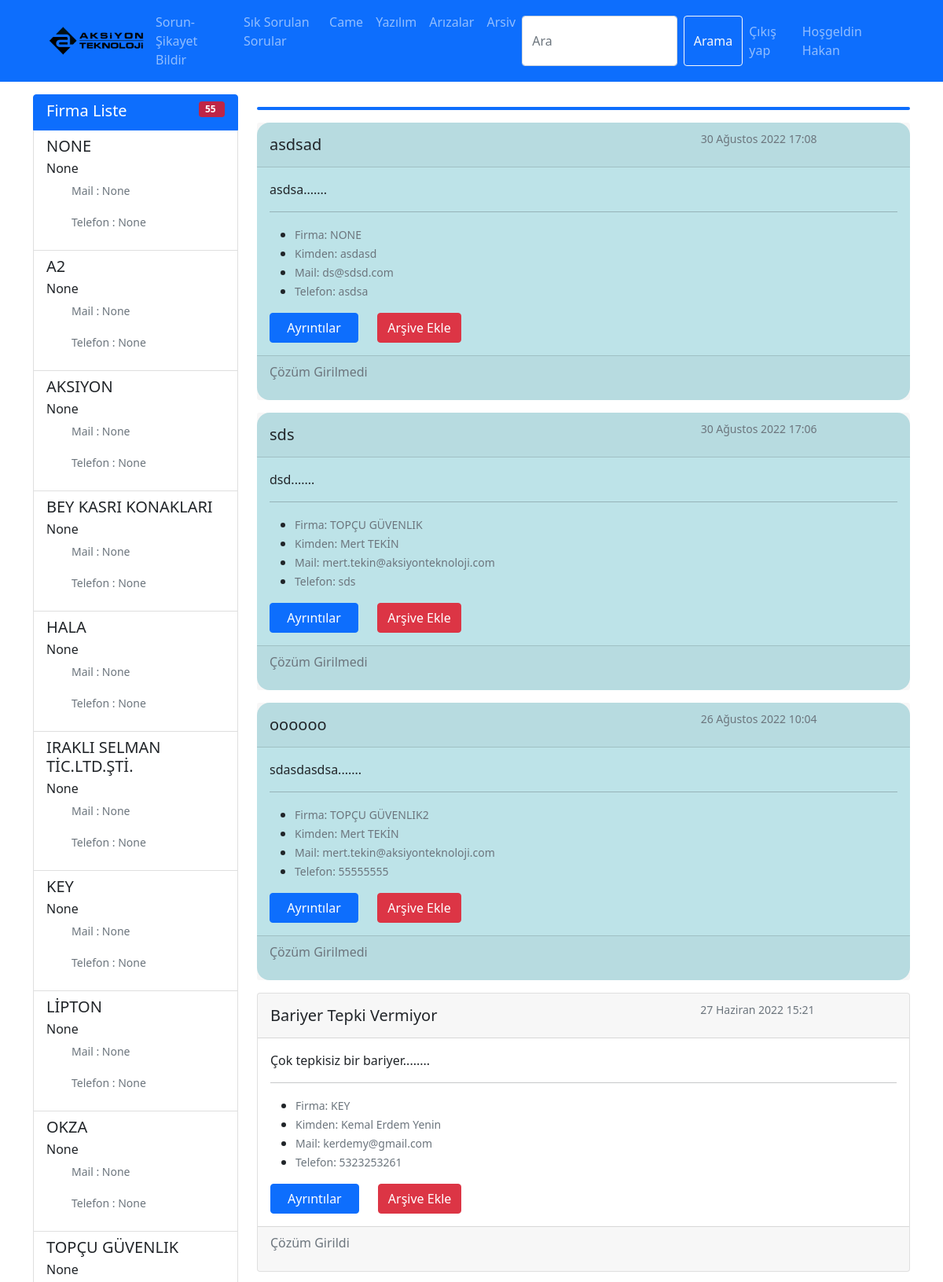
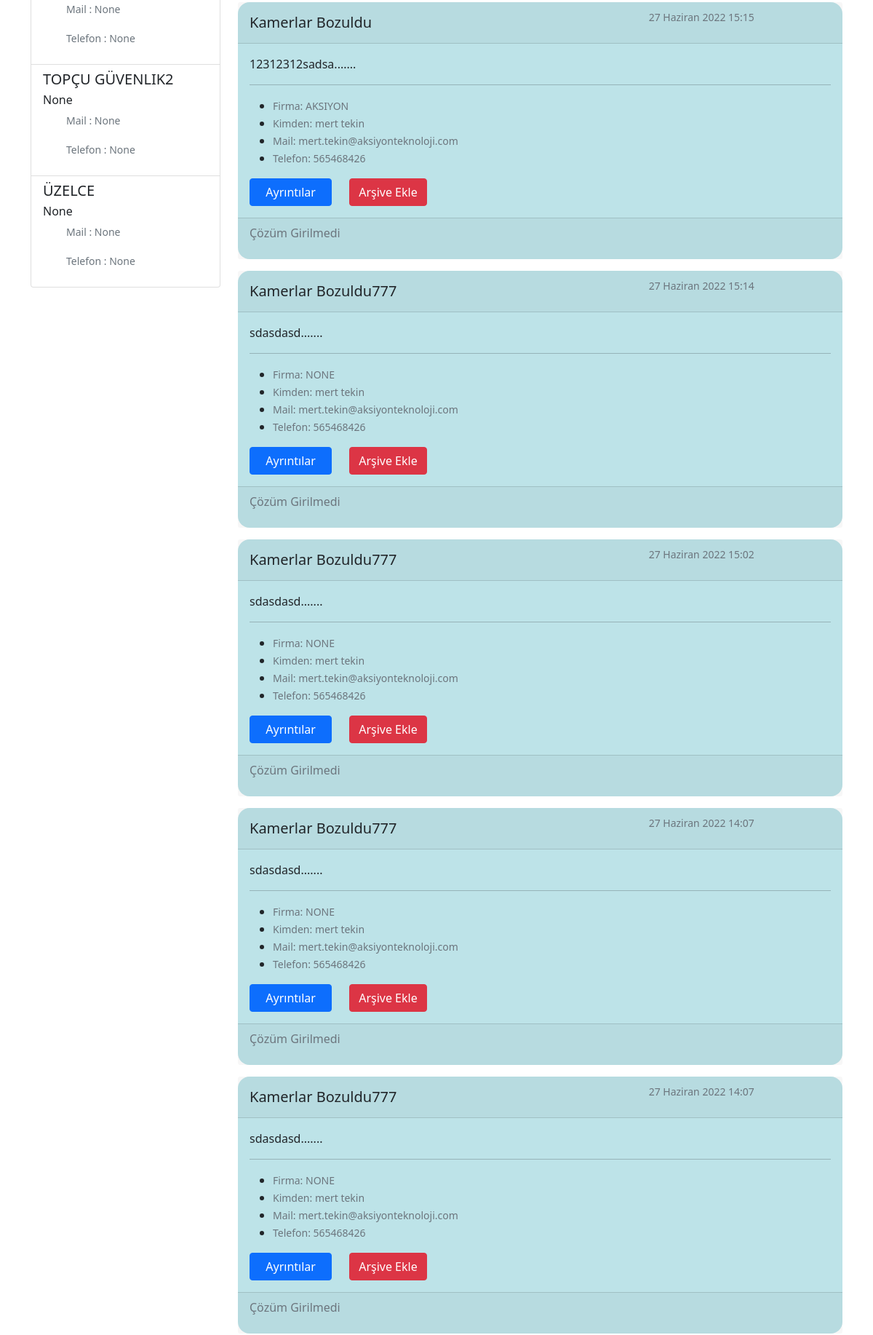
Page /arizalar/ (signed in, upper part) on the committed database (2 pictures, top to bottom).
### tickets/models.py (models this page shows, shortened)
class Firma(models.Model):
    FirmaName = models.CharField(max_length=100, null=True, blank=True)
    FirmaYetkilisi = models.CharField(max_length=50, null=True, blank=True)
    FirmaİletisimMail = models.CharField(max_length=50, null=True, blank=True)
    FirmaİletisimTelefon = models.CharField(
        max_length=50, null=True, blank=True)
    slug = models.SlugField(null=False,
                            db_index=True, blank=True, editable=False)
    def __str__(self):
        return f"{self.FirmaName}"

class Ariza(models.Model):
    gelenMail = models.CharField(max_length=50)
    gelenAdSoyad = models.CharField(max_length=50)
    gelenTelefon = models.CharField(max_length=12)
    gelenKonu = models.CharField(max_length=50)
    gelenAciklama = models.TextField(max_length=2000)
    slug = models.SlugField(null=True,
                            db_index=True, blank=True, editable=False, unique=True)
    firma_bilgi = models.ForeignKey(
        Firma, null=True, on_delete=models.CASCADE, blank=True, default=35, editable=False)
    update_time = models.DateTimeField(auto_now_add=False, auto_now=True)
    create_time = models.DateTimeField(auto_now_add=True, auto_now=False)
    CozumVarMı = models.BooleanField(default=False)
    Arsivmi = models.BooleanField(default=False)

### tickets/views.py (the view)
# urls.py: path('arizalar/', ariza_list)
def arizalar(request):
    if request.user.is_authenticated:
        arizalar = {
            "arizalar": Ariza.objects.order_by('-create_time').filter(Arsivmi=False),
            "arizaSayi": Ariza.objects.filter(Arsivmi=False).count(),
            "firmalar": Firma.objects.order_by('FirmaName').filter(ariza__Arsivmi=False).distinct(),
            "firmaSayi": Firma.objects.count(),
        }
        return render(request, "arizalar.html", arizalar)
    else:
        return redirect("tickets")

### tickets/templates/arizalar.html
{% extends "baseform.html" %}
{% load static %}
{% block content %}
    {% include 'partials/_navbar.html' %}
    <div class="container mt-3">
        <div class="row">
            <div class="col-3 hidden-mobile">
                {% include 'partials/_arizalist.html' %}
            </div>
            <div class="col-lg">
                {% include 'partials/_arizacards.html' %}
            </div>
        </div>
    </div>
{% endblock %}

### tickets/templates/partials/_navbar.html (shortened to what this page needs)
{% load static %}
<nav class="navbar navbar-expand-lg navbar-dark bg-primary">
    <div class="mx-5 container-fluid" >
      <a href="{% url 'tickets' %}" title=""><img src="{% static 'img/akslogok.png' %}" class="img-responsive" width="130" ></a>
      <div class="collapse navbar-collapse" id="navbarColor02">
        <ul class="navbar-nav me-auto mb-2 mb-lg-0">
          <li class="nav-item">
            <a class="nav-link" href="{% url 'tickets' %}">Sorun-Şikayet Bildir</a>
          </li>
          <li class="nav-item">
            <a class="nav-link" href="{% url 'sss' %}">Sık Sorulan Sorular</a>
          </li>
          <li class="nav-item">
            <a class="nav-link" href="{% url 'came' %}">Came</a>
          </li>
          <li class="nav-item">
            <a class="nav-link" href="{% url 'yazilim' %}">Yazılım</a>
          </li>
          {% if user.is_authenticated %}
          <li class="nav-item">
            <a class="nav-link" href="{% url 'arizalar' %}">Arızalar</a>
          </li>
          <li class="nav-item">
            <a class="nav-link" href="{% url 'arsiv' %}">Arsiv</a>
          </li>
          {% endif %}
        </ul>
        <ul class="mx-2 navbar-nav ms-auto mb-2 mb-lg-0">
          <form action="{% url 'post_search' %}" method="post" class="d-flex" role="search">
            <input name="search_data" class="form-control me-2" type="search" placeholder="Ara" aria-label="Search">
            <button class="btn btn-outline-light" type="submit">Arama</button>
          </form>
          {% if user.is_authenticated %}
          <li class="nav-item">
            <a class="nav-link" href="{% url 'logout' %}">Çıkış yap</a>
          </li>
          <li class="nav-item">
            <a class="nav-link" href="{% url 'paylasimgir' %}">Hoşgeldin {{user.first_name}}</a>
          </li>
          {% endif %}
        </ul>
      </div>
    </div>
  </nav>

### tickets/templates/partials/_arizalist.html (shortened to what this page needs)
  <div class="list-group">
    <a href="#" class="list-group-item list-group-item-action flex-column align-items-start active">
      <div class="d-flex w-100 justify-content-between">
        <h5 class="mb-1">Firma Liste</h5>
        <span class="badge badge-secondary badge-pill">{{arizaSayi}}</span>
      </div>
    </a>
    {% for fi in firmalar %}
    <a href="{% url 'arızaFirma' fi.slug %}" class="list-group-item list-group-item-action flex-column align-items-start ">
      <div class="d-flex w-100 justify-content-between ">
        <h5 class="mb-1">{{fi.FirmaName}}</h5>
      </div>
      <p class="mb-1">{{fi.FirmaYetkilisi}}</p>
      <ul>
        <small class="text-muted">Mail : {{fi.FirmaİletisimMail}}</small>
      </ul>
      <ul>
        <small class="text-muted">Telefon : {{fi.FirmaİletisimTelefon}}</small>
      </ul>
    </a>
    {% endfor %}
  </div>

### tickets/templates/partials/_arizacards.html (shortened to what this page needs)
{% load static %}
    <h3 class="bas text-center mt-3"> {{firmabaslink2.FirmaName}}</h3>
  {%for ar in arizalar%}
<div class="{%if ar.CozumVarMı == False %} cardd {% else %} card {%endif%} card-text mt-3">
    <div class="card-header">
      <div class="row">
        <div class="col-8">
          <h5>{{ar.gelenKonu}}</h5>
        </div>
        <div class="col-4" >
          <small class="text-muted">{{ar.create_time}}</small>
        </div>
      </div>
    </div>
    <div class="card-body">
      <p class="card-text">{{ar.gelenAciklama|safe|slice:"0:200"}}.......</p>
      <hr>
        <ul>
          <li>
            <small class="text-muted">Firma: {{ar.firma_bilgi}}</small>
          </li>
          <li>
            <small class="text-muted">Kimden: {{ar.gelenAdSoyad}}</small>
          </li>
          <li>
            <small class="text-muted">Mail: {{ar.gelenMail}}</small>
          </li>
          <li>
            <small class="text-muted">Telefon: {{ar.gelenTelefon}}</small>
          </li>
        </ul>
      <div class="row">
          <div class="col-2">
            <div class="d-grid gap-2">
              <a href="{% url 'arizaDetay' ar.slug %}" class="btn btn-primary">Ayrıntılar</a>
            </div>
          </div>
          <div class="col-2">
            <div class="d-grid gap-2">
              <form action="" method="POST">
                <div class="hidden-mobile col-12">
                  <a href="{% url 'ArsiveEkle' ar.slug %}" class="btn btn-danger">Arşive Ekle</a>
                </div>
              </form>
            </div>
          </div>
      </div>
    </div>
    <div class="card-footer text-muted">
      {%if ar.CozumVarMı == False %}
      <p>Çözüm Girilmedi</p>
      {% else %}
      <p>Çözüm Girildi</p>
      {% endif %}
    </div>
  </div>
{%endfor%}

### templates/baseform.html (style rules this page uses)
.container { margin-bottom: 5px; }

### tickets/templates/partials/_arizalist.html (style rules this page uses)
.badge { position: relative; background-color: rgb(190, 37, 70); shape-margin: 20px; text-align: center; size: 20px; max-width: 20px; max-height: 20px; padding-right: 25px; }

### tickets/templates/partials/_arizacards.html (style rules this page uses)
.cardd { position: relative; background-color: rgba(39, 164, 180, 0.3); border-radius: 16px; }
.bas { border-radius: 6px; position: relative; background-color: rgb(13,110,253); margin-bottom: 2px; padding-bottom: 4px; color: rgb(255, 255, 255); }

### rows in the picture
Firma: FirmaName "NONE", FirmaYetkilisi "None", FirmaİletisimMail "None", FirmaİletisimTelefon "None"
Firma: FirmaName "A2", FirmaYetkilisi "None", FirmaİletisimMail "None", FirmaİletisimTelefon "None"
Firma: FirmaName "AKSIYON", FirmaYetkilisi "None", FirmaİletisimMail "None", FirmaİletisimTelefon "None"
Firma: FirmaName "BEY KASRI KONAKLARI", FirmaYetkilisi "None", FirmaİletisimMail "None", FirmaİletisimTelefon "None"
Firma: FirmaName "HALA", FirmaYetkilisi "None", FirmaİletisimMail "None", FirmaİletisimTelefon "None"
Firma: FirmaName "IRAKLI SELMAN TİC.LTD.ŞTİ.", FirmaYetkilisi "None", FirmaİletisimMail "None", FirmaİletisimTelefon "None"
Firma: FirmaName "KEY", FirmaYetkilisi "None", FirmaİletisimMail "None", FirmaİletisimTelefon "None"
Firma: FirmaName "LİPTON", FirmaYetkilisi "None", FirmaİletisimMail "None", FirmaİletisimTelefon "None"
Firma: FirmaName "OKZA", FirmaYetkilisi "None", FirmaİletisimMail "None", FirmaİletisimTelefon "None"
Firma: FirmaName "TOPÇU GÜVENLIK", FirmaYetkilisi "None", FirmaİletisimMail "None", FirmaİletisimTelefon "None"
Firma: FirmaName "TOPÇU GÜVENLIK2", FirmaYetkilisi "None", FirmaİletisimMail "None", FirmaİletisimTelefon "None"
Firma: FirmaName "ÜZELCE", FirmaYetkilisi "None", FirmaİletisimMail "None", FirmaİletisimTelefon "None"
Ariza: gelenKonu "asdsad", create_time "30 Ağustos 2022 17:08", gelenAciklama "asdsa", firma_bilgi "NONE", gelenAdSoyad "asdasd", gelenMail "ds@sdsd.com", gelenTelefon "asdsa", CozumVarMı "Çözüm Girilmedi"
Ariza: gelenKonu "sds", create_time "30 Ağustos 2022 17:06", gelenAciklama "dsd", firma_bilgi "TOPÇU GÜVENLIK", gelenAdSoyad "Mert TEKİN", gelenMail "mert.tekin@aksiyonteknoloji.com", gelenTelefon "sds", CozumVarMı "Çözüm Girilmedi"
Ariza: gelenKonu "oooooo", create_time "26 Ağustos 2022 10:04", gelenAciklama "sdasdasdsa", firma_bilgi "TOPÇU GÜVENLIK2", gelenAdSoyad "Mert TEKİN", gelenMail "mert.tekin@aksiyonteknoloji.com", gelenTelefon "55555555", CozumVarMı "Çözüm Girilmedi"
Ariza: gelenKonu "Bariyer Tepki Vermiyor", create_time "27 Haziran 2022 15:21", gelenAciklama "Çok tepkisiz bir bariyer.", firma_bilgi "KEY", gelenAdSoyad "Kemal Erdem Yenin", gelenMail "kerdemy@gmail.com", gelenTelefon "5323253261", CozumVarMı "Çözüm Girildi"
Ariza: gelenKonu "Kamerlar Bozuldu", create_time "27 Haziran 2022 15:15", gelenAciklama "12312312sadsa", firma_bilgi "AKSIYON", gelenAdSoyad "mert tekin", gelenMail "mert.tekin@aksiyonteknoloji.com", gelenTelefon "565468426", CozumVarMı "Çözüm Girilmedi"
Ariza: gelenKonu "Kamerlar Bozuldu777", create_time "27 Haziran 2022 15:14", gelenAciklama "sdasdasd", firma_bilgi "NONE", gelenAdSoyad "mert tekin", gelenMail "mert.tekin@aksiyonteknoloji.com", gelenTelefon "565468426", CozumVarMı "Çözüm Girilmedi"
Ariza: gelenKonu "Kamerlar Bozuldu777", create_time "27 Haziran 2022 15:02", gelenAciklama "sdasdasd", firma_bilgi "NONE", gelenAdSoyad "mert tekin", gelenMail "mert.tekin@aksiyonteknoloji.com", gelenTelefon "565468426", CozumVarMı "Çözüm Girilmedi"
Ariza: gelenKonu "Kamerlar Bozuldu777", create_time "27 Haziran 2022 14:07", gelenAciklama "sdasdasd", firma_bilgi "NONE", gelenAdSoyad "mert tekin", gelenMail "mert.tekin@aksiyonteknoloji.com", gelenTelefon "565468426", CozumVarMı "Çözüm Girilmedi"
Ariza: gelenKonu "Kamerlar Bozuldu777", create_time "27 Haziran 2022 14:07", gelenAciklama "sdasdasd", firma_bilgi "NONE", gelenAdSoyad "mert tekin", gelenMail "mert.tekin@aksiyonteknoloji.com", gelenTelefon "565468426", CozumVarMı "Çözüm Girilmedi"

### other values in the picture
{{ user.first_name }} "Hakan"
{{ arizaSayi }} "55"
